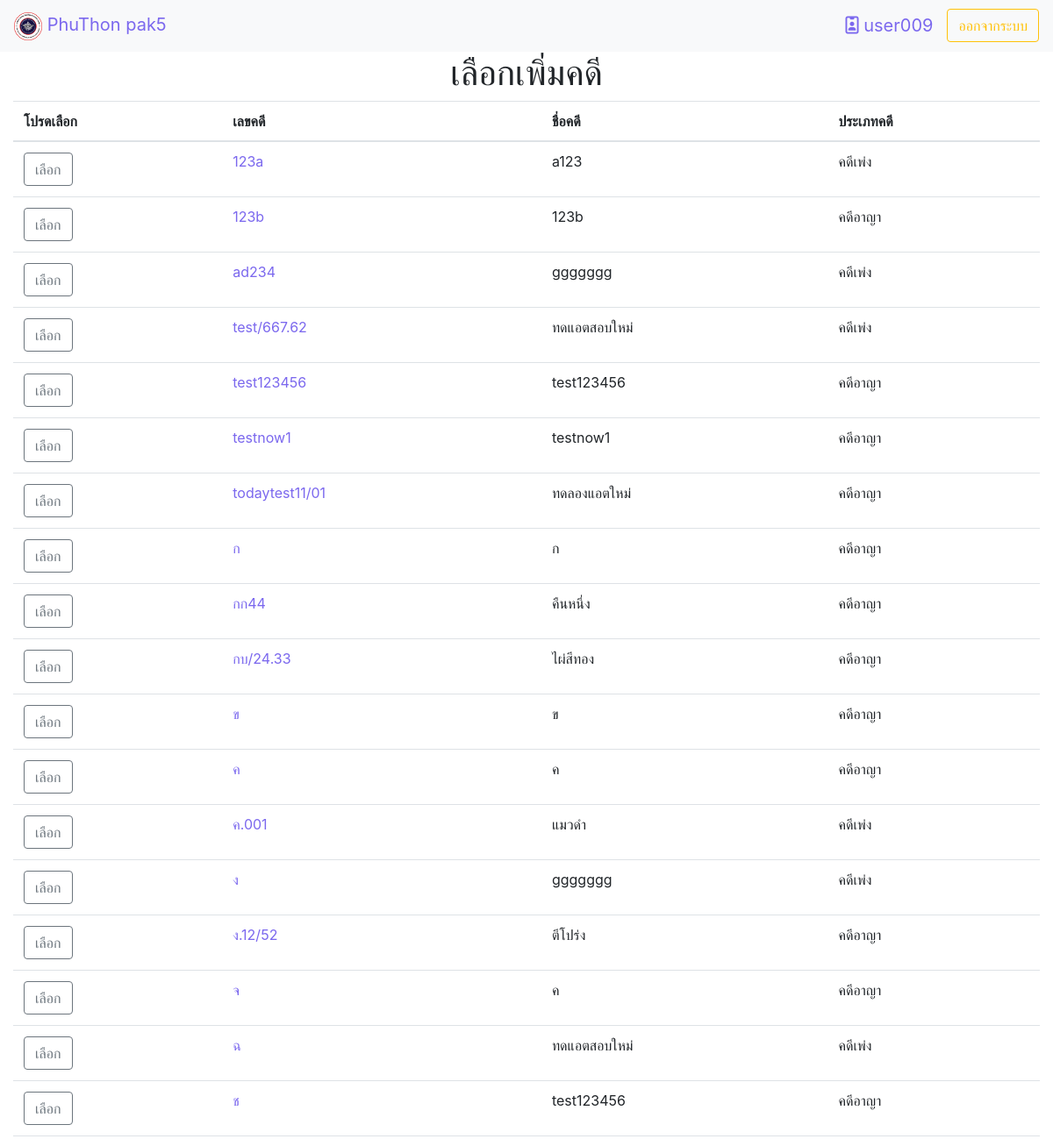
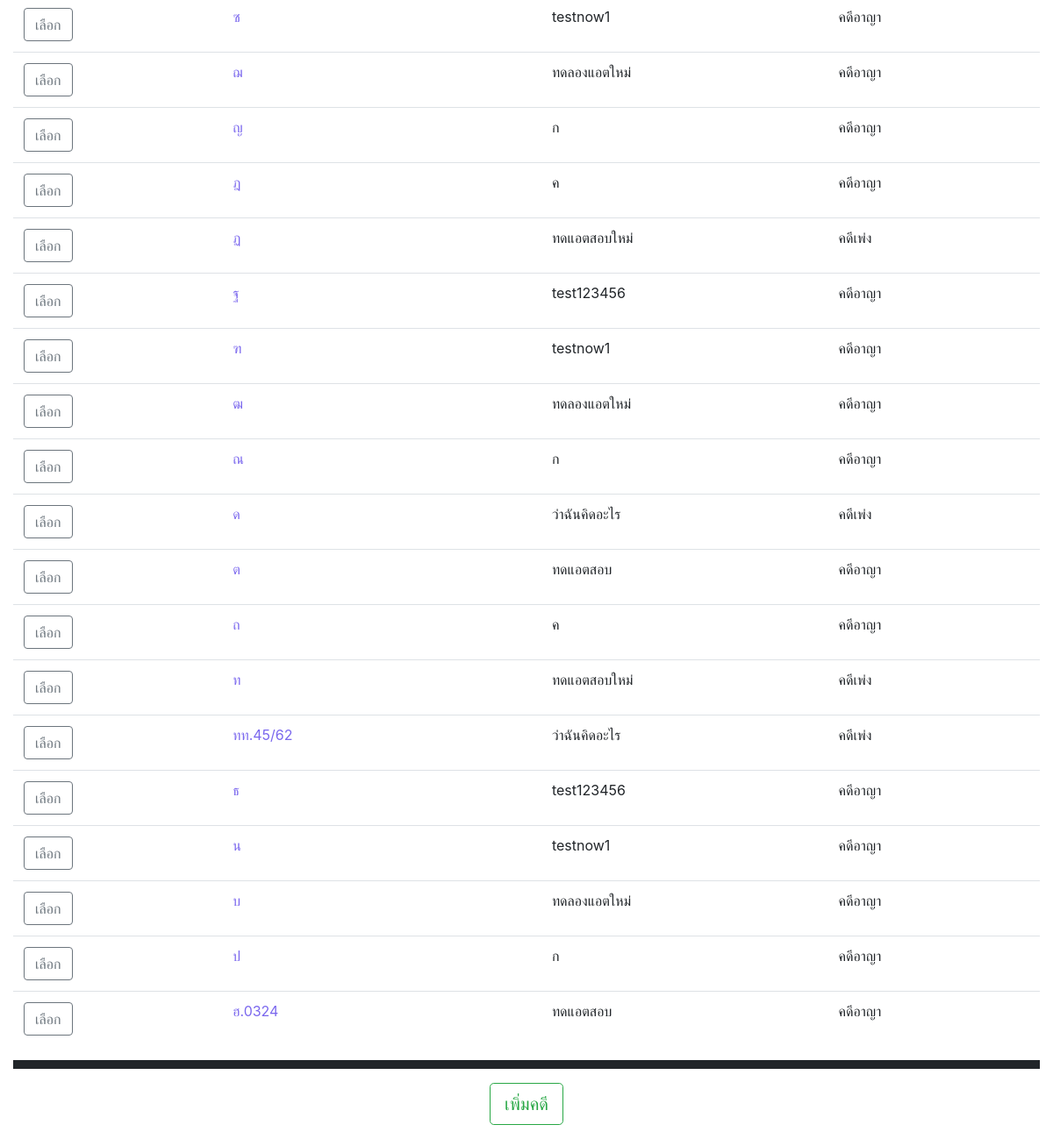
Page /home.php?&module=2&action=2 (signed in) on the committed database (2 pictures, top to bottom).
### tables this page shows
CREATE TABLE `case_name` (
  `case_id` varchar(255) NOT NULL,
  `case_name` varchar(255) NOT NULL,
  `case_type` tinyint(2) NOT NULL,
  `case_savetime` datetime NOT NULL DEFAULT current_timestamp(),
  `case_status` tinyint(2) NOT NULL
);

### module/insert/idcase_insert.php (the view, shortened to what this page needs)
<h1 class="text-center">เลือกเพิ่มคดี</h1>
<table class="table" id="myTable">
<thead>
    <tr>
      <th scope="col">โปรดเลือก</th>
      <th scope="col">เลขคดี</th>
      <th scope="col">ชื่อคดี</th>
      <th scope="col">ประเภทคดี</th>
    </tr>
  </thead>
<?php
$con = connect_db();
$sql_res = mysqli_query($con,"SELECT cn.case_id,cn.case_name,cn.case_type,cn.case_savetime FROM case_name as cn")or die("select sql responsible_person error".mysqli_error($con));
       while(list($case_id,$case_name,$case_type)=mysqli_fetch_row($sql_res)){
        if($case_type==1){
          $case_typeName="คดีเพ่ง";
        }else{
          $case_typeName="คดีอาญา";
        }
            echo"
            <tr>
              <td ><a href='?datacase=$case_id&module=2&action=3'><button type='button' class='btn btn-outline-secondary'>เลือก</button></a></td>
              <td><a href='?datacase=$case_id&module=1&action=1'>$case_id</a></td>
              <td>$case_name</td>
              <td>$case_typeName</td>
          </tr>";
        }
?>
</table>
  <hr style="border: solid 5px;">
  <p class="text-center"><td class="text-center" colspan=4><button type="button" class="btn btn-outline-success btn_add btn-lg" id="btn_add">เพิ่มคดี</button></p>

### home.php (shortened to what this page needs)
<html lang="en">
<head>
  <link rel="stylesheet" href="https://maxcdn.bootstrapcdn.com/bootstrap/4.3.1/css/bootstrap.min.css">
  <link rel="stylesheet" type="text/css" href="https://cdn.datatables.net/v/dt/dt-1.10.18/datatables.min.css"/>
  <link rel="stylesheet" href="home.css">
</head>
<body>
<?php
$con = connect_db();
$select = mysqli_query($con,"SELECT permiss_id FROM user WHERE user_id='$_SESSION[user_name]'")or die("select sql error".mysqli_error($con));
list($permiss)=mysqli_fetch_row($select);
if($permiss==2||$permiss==1){
  $html_l="home.php";
}if($permiss==3){
  $html_l="home.php?&module=2&action=2";
}if($permiss==4){ ?>
  <script>
  swal({
      title: "กรุณาเข้าสู่ระบบ",
      icon: "warning",
  }).then((value) => {
window.location.href = "index.php";
  });
</script>
<?php
}
  ?>
<div class="sticky-top">
 <nav class="navbar navbar-expand-lg navbar-green bg-light">
  <a class="navbar-brand" href="<?php echo $html_l ?>"><img src="image/logonew.png" width="32px" height="32px"> PhuThon pak5</a>
  <div class="collapse navbar-collapse" id="navbarTogglerDemo03">
    <form class="form-inline my-2 my-lg-0">
    <a class="navbar-brand"  href="home.php?module=1&action=5"><i class="far fa-id-badge"></i> <?php echo $_SESSION['user_name']; ?></a>
    <a href="module/fuction/destroy_session.php"><button class="btn btn-outline-warning my-2 my-sm-0" type="button">ออกจากระบบ</button></a>
    </form>
  </div>
</nav>
</div>
<div class="container-fluid">
<?php
include("module/fuction/fc_module.php");
if(empty($_GET['module'])||empty($_GET['action'])){
  module(0,0);
}else{
  module($_GET['module'],$_GET['action']);
}
?>
  </div>
</body>
</html>

### module/fuction/fc_module.php (shortened to what this page needs)
<?php
    function module($module,$action){
        $m = "";
        $a = "";
        switch($module){
            case 2 : $m="insert"; break;
        }
        switch($action){
            case 2 : $a="idcase_insert.php"; break;
        }
        if($m=="404"||$a=="404.php"){
            include("module/404/404.php");
        }else{
            include("module/$m/$a");
        }
    }
?>

### home.css (style rules this page uses)
a { color:#7B68EE; }

### rows in the picture
case_name: case_id "123a", case_name "a123", case_type "คดีเพ่ง"
case_name: case_id "123b", case_name "123b", case_type "คดีอาญา"
case_name: case_id "ad234", case_name "ggggggg", case_type "คดีเพ่ง"
case_name: case_id "test/667.62", case_name "ทดแอตสอบใหม่", case_type "คดีเพ่ง"
case_name: case_id "test123456", case_name "test123456", case_type "คดีอาญา"
case_name: case_id "testnow1", case_name "testnow1", case_type "คดีอาญา"
case_name: case_id "todaytest11/01", case_name "ทดลองแอตใหม่", case_type "คดีอาญา"
case_name: case_id "ก", case_name "ก", case_type "คดีอาญา"
case_name: case_id "กก44", case_name "คืนหนึ่ง", case_type "คดีอาญา"
case_name: case_id "กบ/24.33", case_name "ไผ่สีทอง", case_type "คดีอาญา"
case_name: case_id "ข", case_name "ข", case_type "คดีอาญา"
case_name: case_id "ค", case_name "ค", case_type "คดีอาญา"
case_name: case_id "ค.001", case_name "แมวดำ", case_type "คดีเพ่ง"
case_name: case_id "ง", case_name "ggggggg", case_type "คดีเพ่ง"
case_name: case_id "ง.12/52", case_name "ตีโปร่ง", case_type "คดีอาญา"
case_name: case_id "จ", case_name "ค", case_type "คดีอาญา"
case_name: case_id "ฉ", case_name "ทดแอตสอบใหม่", case_type "คดีเพ่ง"
case_name: case_id "ช", case_name "test123456", case_type "คดีอาญา"
case_name: case_id "ซ", case_name "testnow1", case_type "คดีอาญา"
case_name: case_id "ฌ", case_name "ทดลองแอตใหม่", case_type "คดีอาญา"
case_name: case_id "ญ", case_name "ก", case_type "คดีอาญา"
case_name: case_id "ฎ", case_name "ค", case_type "คดีอาญา"
case_name: case_id "ฏ", case_name "ทดแอตสอบใหม่", case_type "คดีเพ่ง"
case_name: case_id "ฐ", case_name "test123456", case_type "คดีอาญา"
case_name: case_id "ฑ", case_name "testnow1", case_type "คดีอาญา"
case_name: case_id "ฒ", case_name "ทดลองแอตใหม่", case_type "คดีอาญา"
case_name: case_id "ณ", case_name "ก", case_type "คดีอาญา"
case_name: case_id "ด", case_name "ว่าฉันคิดอะไร", case_type "คดีเพ่ง"
case_name: case_id "ต", case_name "ทดแอตสอบ", case_type "คดีอาญา"
case_name: case_id "ถ", case_name "ค", case_type "คดีอาญา"
case_name: case_id "ท", case_name "ทดแอตสอบใหม่", case_type "คดีเพ่ง"
case_name: case_id "ทท.45/62", case_name "ว่าฉันคิดอะไร", case_type "คดีเพ่ง"
case_name: case_id "ธ", case_name "test123456", case_type "คดีอาญา"
case_name: case_id "น", case_name "testnow1", case_type "คดีอาญา"
case_name: case_id "บ", case_name "ทดลองแอตใหม่", case_type "คดีอาญา"
case_name: case_id "ป", case_name "ก", case_type "คดีอาญา"
case_name: case_id "ฮ.0324", case_name "ทดแอตสอบ", case_type "คดีอาญา"

### other values in the picture
$_SESSION['user_name'] "user009"
